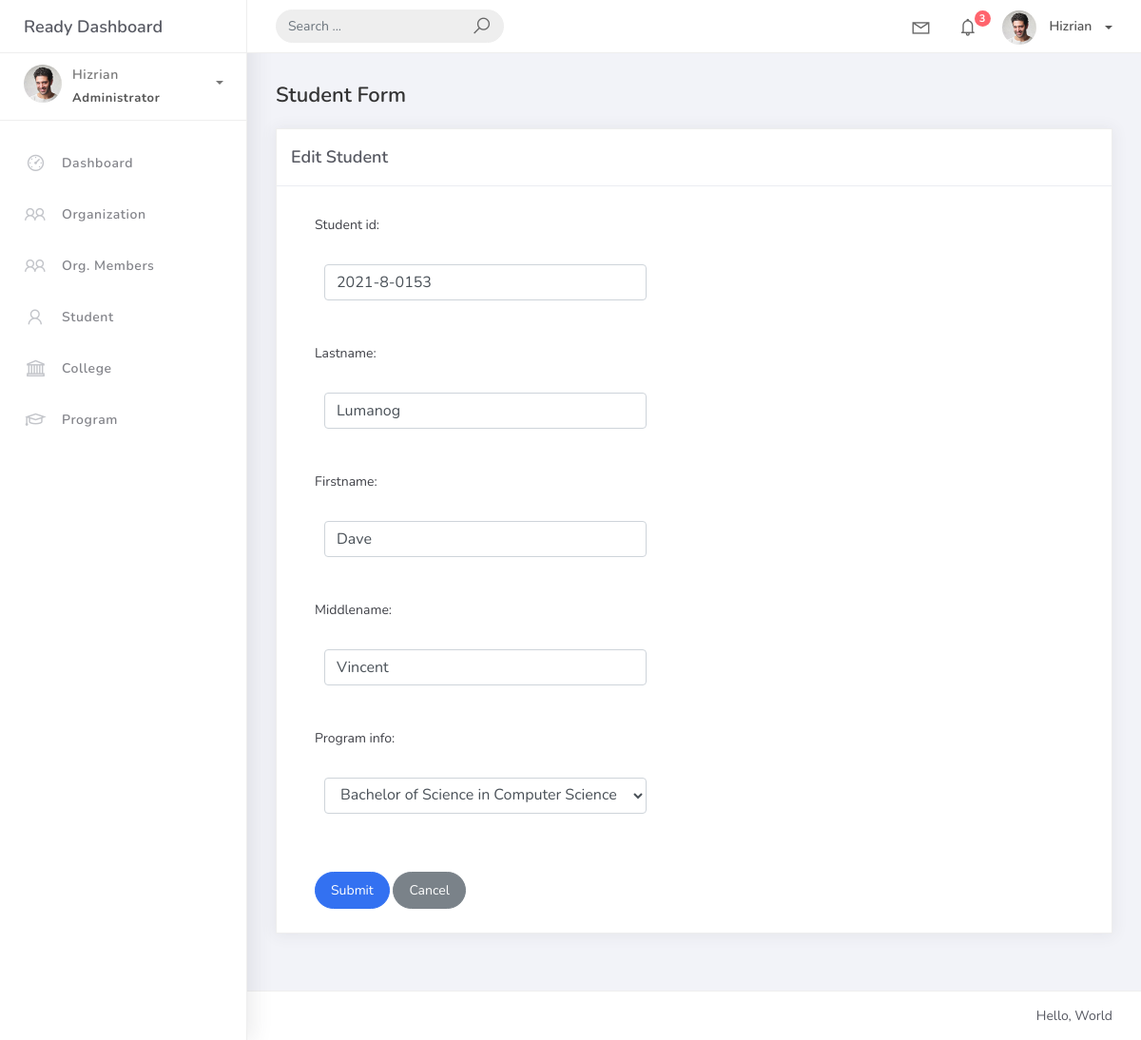
The page /student_list/1 on the database as committed earlier.
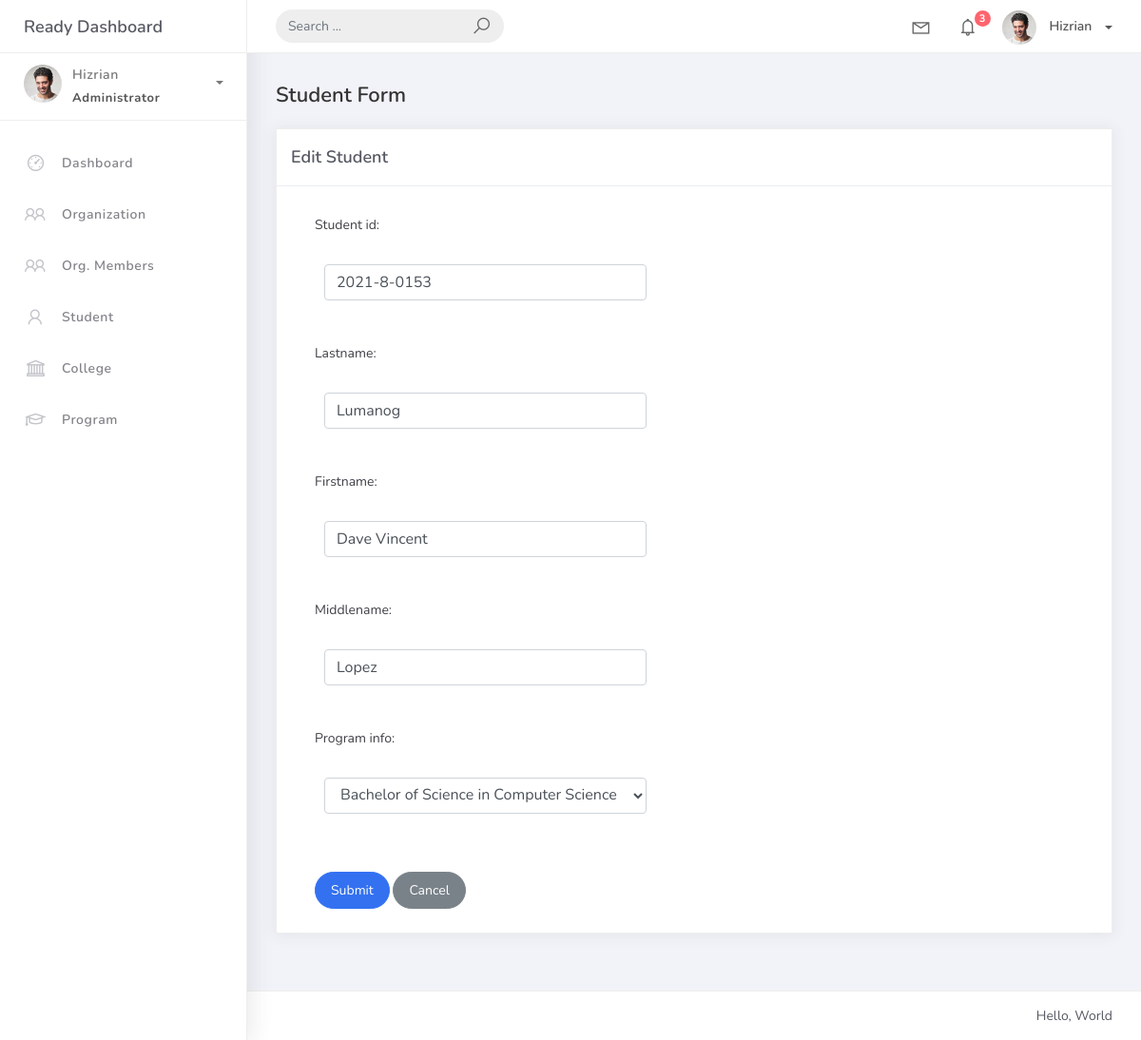
The same page on the database as committed later.
### studentorg/models.py (models this page shows, shortened)
class BaseModel(models.Model):
    created_at = models.DateTimeField(auto_now_add=True, db_index=True)
    updated_at = models.DateTimeField(auto_now=True)
    class Meta:
        abstract = True

class Student(BaseModel):
    student_id = models.CharField(max_length=15)
    lastname = models.CharField(max_length=25)
    firstname = models.CharField(max_length=25)
    middlename = models.CharField(max_length=25, blank=True, null=True)
    program_info = models.ForeignKey(Program, on_delete=models.CASCADE)

### studentorg/views.py (the view)
# urls.py: path('student_list/<pk>', views.StudentUpdateView.as_view(), name='student-update'),
class StudentUpdateView(UpdateView):
    model = Student
    form_class = StudentForm
    template_name = 'student_form.html'
    success_url = reverse_lazy('student-list')

### studentorg/forms.py
class StudentForm(ModelForm):
    class Meta:
        model = Student
        fields = "__all__"

### studentorg/models.py (called while the page is built)
    def __str__(self):
        return self.prog_name

### templates/student_form.html (shortened to what this page needs)
{% extends 'base.html' %}
{% load static %}
{% block content %}
<h4 class="page-title">Student Form</h4>
<div class="row">
    <div class="col-md-12">
        <div class="card">
            <div class="card-header">
                <div class="card-title">{% if object %}Edit Student{% else %}Add New Student{% endif %}</div>
            </div>
            <div class="col-md-6">
                <div class="card-body">
                    <form method="post" novalidate>
                        {% include 'includes/form.html' %}
                        <div class="form-group mt-3">
                            <button type="submit" class="btn btn-primary btn-rounded">Submit</button>
                            <a href="{% url 'student-list' %}" class="btn btn-secondary btn-rounded">Cancel</a>
                        </div>
                    </form>
                </div>
            </div>
        </div>
    </div>
</div>
{% endblock %}

### templates/includes/form.html (shortened to what this page needs)
{% load widget_tweaks %}
{% for field in form %}
  <div class="field-item form-group">
    <label>{{ field.label_tag }}</label>
    <div class="form-group">
      {% render_field field class="form-control" %}
    </div>
  </div>
{% endfor %}

Rows that differ between the two databases and show on the page:
changed Student "Lumanog": firstname "Dave" → "Dave Vincent"; middlename "Vincent" → "Lopez"
